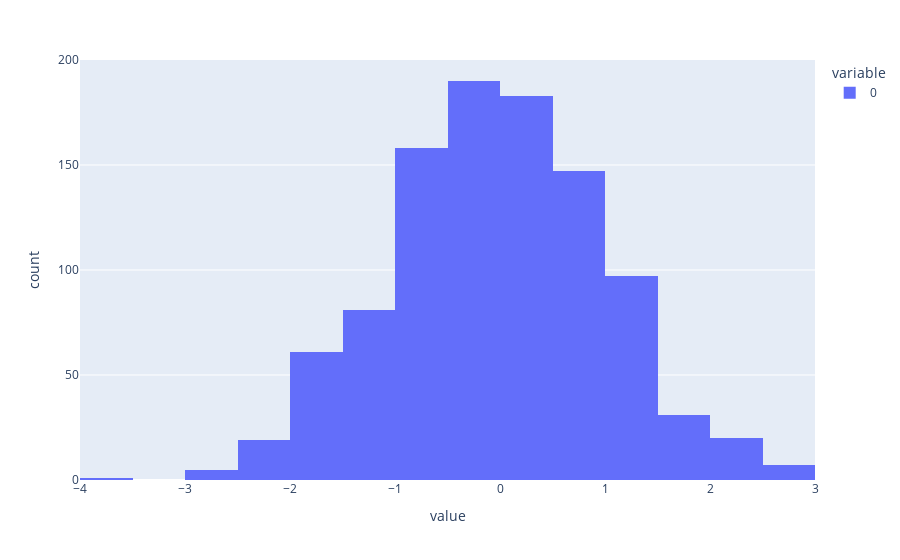

This figure's notebook cell:
### Code cell
px.histogram(x , nbins=20)

### Figure 1 — Plotly figure (JSON) as saved in the notebook; plotly's stock layout.template omitted (floating-point values rounded to 4 significant figures; data arrays with more than 128 entries replaced by an {"elided": "..."} marker saying what was removed)
{"data": [{"alignmentgroup": "True", "bingroup": "x", "hovertemplate": "variable=0<br>value=%{x}<br>count=%{y}<extra></extra>", "legendgroup": "0", "marker": {"color": "#636efa", "pattern": {"shape": ""}}, "name": "0", "nbinsx": 20, "offsetgroup": "0", "orientation": "v", "showlegend": true, "type": "histogram", "x": {"elided": "1000 float values"}, "xaxis": "x", "yaxis": "y"}], "layout": {"barmode": "relative", "legend": {"title": {"text": "variable"}, "tracegroupgap": 0}, "margin": {"t": 60}, "xaxis": {"anchor": "y", "domain": [0, 1], "title": {"text": "value"}}, "yaxis": {"anchor": "x", "domain": [0, 1], "title": {"text": "count"}}}}
